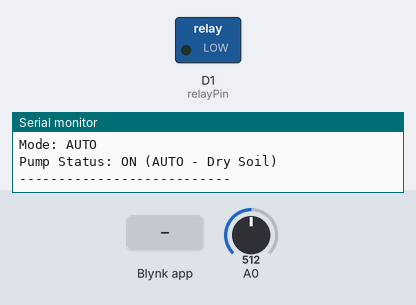
Bench run of a sketch on a simulated ESP8266 (NodeMCU). Shown: switched loads named in the sketch (green lamp = pin HIGH), the last lines printed to the serial monitor. Inputs (shaded band) come from the test bench; at power-on: A0 = 512. WiFi joins after 1.5 s; servers stay silent unless stated.

Above: at 3.0 s.
3.1 s: A0 set to 485
At 5.1 s:
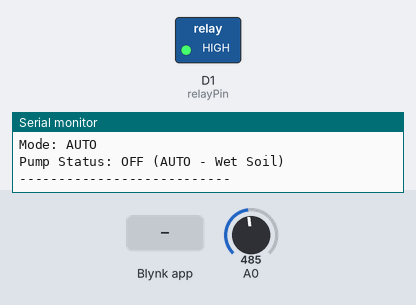
6.3 s: Blynk app writes 1 to V7
8.3 s: Blynk app writes 1 to V5
At 9.5 s:
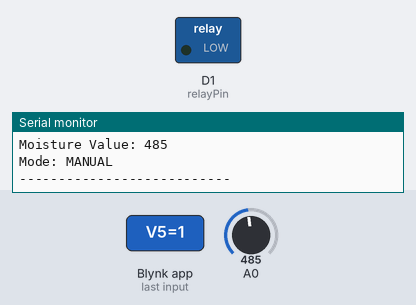
9.8 s: Blynk app writes 0 to V5
At 10.7 s:
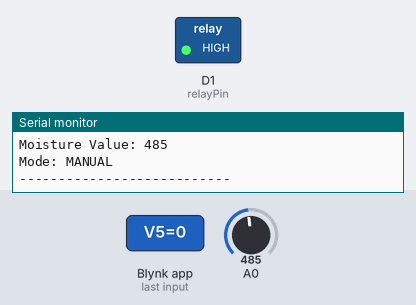
11.3 s: Blynk app writes 200 to V5
At 11.8 s:
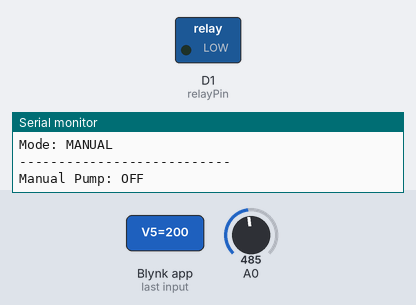
Timing chart, 0 to 13.8 s (numbered marks = the images above; inputs shaded):
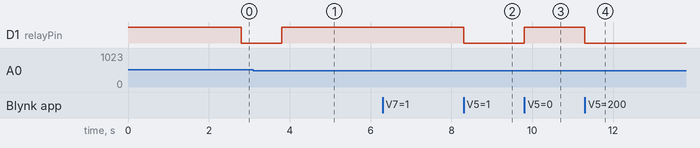

The sketch:

solar_smart_irrigation_system.ino
```cpp
/***************************************************
 Solar Smart Irrigation System
 ESP8266 + Blynk + Auto/Manual Mode
***************************************************/

#define BLYNK_TEMPLATE_ID "TMPL3p5ueh-t8"
#define BLYNK_TEMPLATE_NAME "Solar Irrigation"
#define BLYNK_AUTH_TOKEN "YOUR_AUTH_TOKEN"

#include <ESP8266WiFi.h>
#include <BlynkSimpleEsp8266.h>

// WiFi Credentials
char ssid[] = "YOUR_WIFI_NAME";
char pass[] = "YOUR_WIFI_PASSWORD";

// Relay Pin
#define relayPin D1

// Variables
int threshold = 500;
int mode = 0; // 0 = AUTO, 1 = MANUAL
int manualPump = 0;

BlynkTimer timer;

// Function: Read Moisture + Auto Control
void sendMoisture() {

  int value = analogRead(A0);

  Serial.println("------ SYSTEM STATUS ------");

  Serial.print("Moisture Value: ");
  Serial.println(value);

  Serial.print("Mode: ");
  Serial.println(mode == 0 ? "AUTO" : "MANUAL");

  // Send Moisture Value to Blynk
  Blynk.virtualWrite(V0, value);

  // AUTO MODE
  if (mode == 0) {

    if (value > threshold) {

      // Dry Soil → Pump ON
      digitalWrite(relayPin, LOW);
      Blynk.virtualWrite(V2, 1);

      Serial.println("Pump Status: ON (AUTO - Dry Soil)");

    } else {

      // Wet Soil → Pump OFF
      digitalWrite(relayPin, HIGH);
      Blynk.virtualWrite(V2, 0);

      Serial.println("Pump Status: OFF (AUTO - Wet Soil)");
    }
  }

  Serial.println("---------------------------\n");
}

// Manual Pump Control (V5)
BLYNK_WRITE(V5) {

  manualPump = param.asInt();

  if (mode == 1) {

    digitalWrite(relayPin, manualPump ? LOW : HIGH);

    Blynk.virtualWrite(V2, manualPump);

    Serial.print("Manual Pump: ");

    if (manualPump == 1) {
      Serial.println("ON");
    } else {
      Serial.println("OFF");
    }
  }
}

// Mode Switch (V7)
BLYNK_WRITE(V7) {

  mode = param.asInt();

  Serial.print("Mode Changed To: ");

  if (mode == 0) {
    Serial.println("AUTO");
  } else {
    Serial.println("MANUAL");
  }
}

void setup() {

  Serial.begin(9600);

  pinMode(relayPin, OUTPUT);

  // Pump OFF initially
  digitalWrite(relayPin, HIGH);

  Serial.println("System Starting...");

  // Connect to WiFi + Blynk
  Blynk.begin(BLYNK_AUTH_TOKEN, ssid, pass);

  // Read moisture every 1 second
  timer.setInterval(1000L, sendMoisture);
}

void loop() {

  Blynk.run();
  timer.run();
}
```

Measured:
- the behaviour switches between 501 and 500 on A0 (found by bisection; images 0 and 1)
- after the input at 3.1 s, D1 (relayPin): LOW → HIGH after 0.70 s
- after the input at 8.3 s, D1 (relayPin): HIGH → LOW at once
- after the input at 9.8 s, D1 (relayPin): LOW → HIGH at once
- after the input at 11.3 s, D1 (relayPin): HIGH → LOW at once
